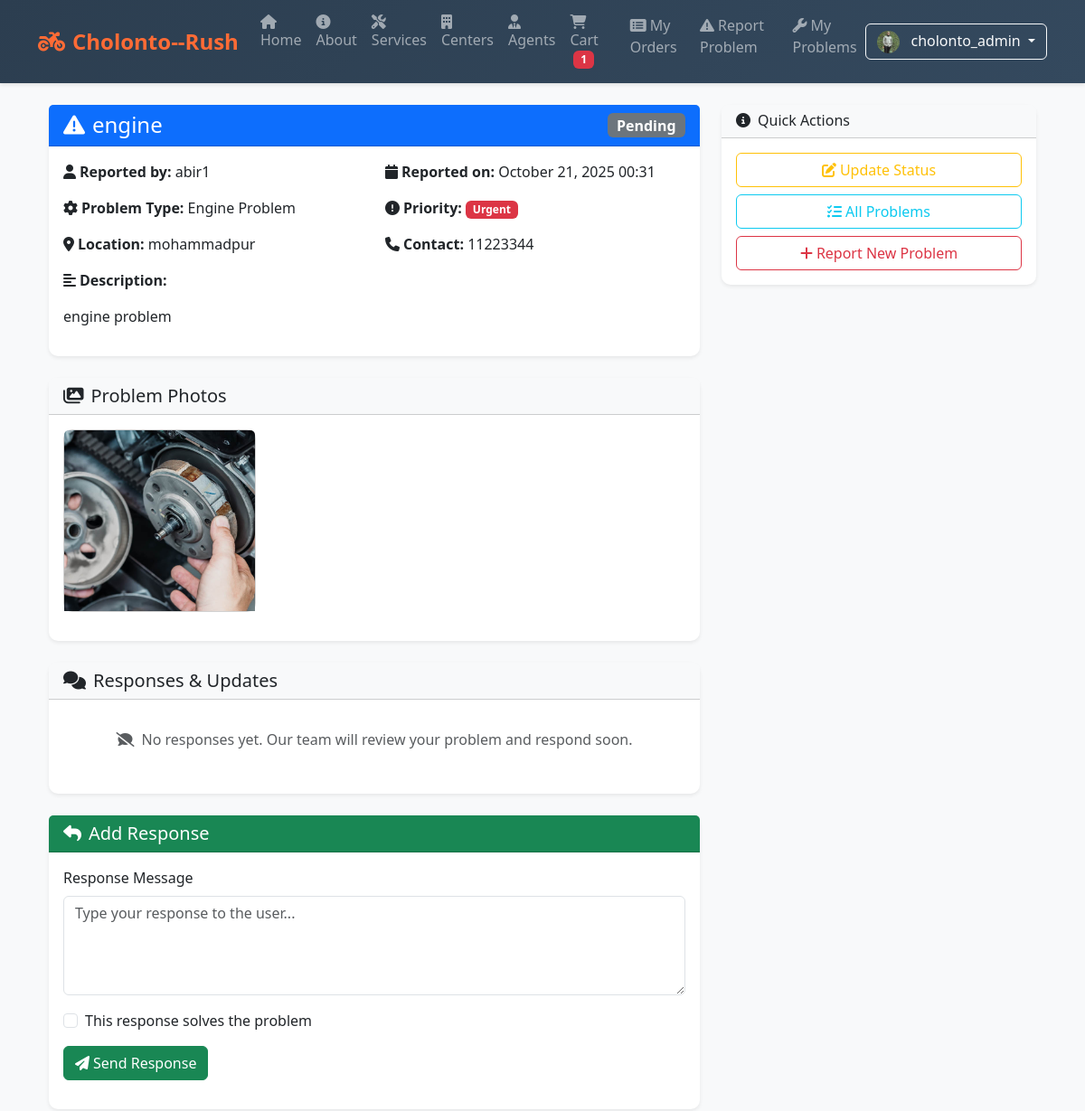
Before: /reports/problem/5/ (signed in, upper part) with the older database file.
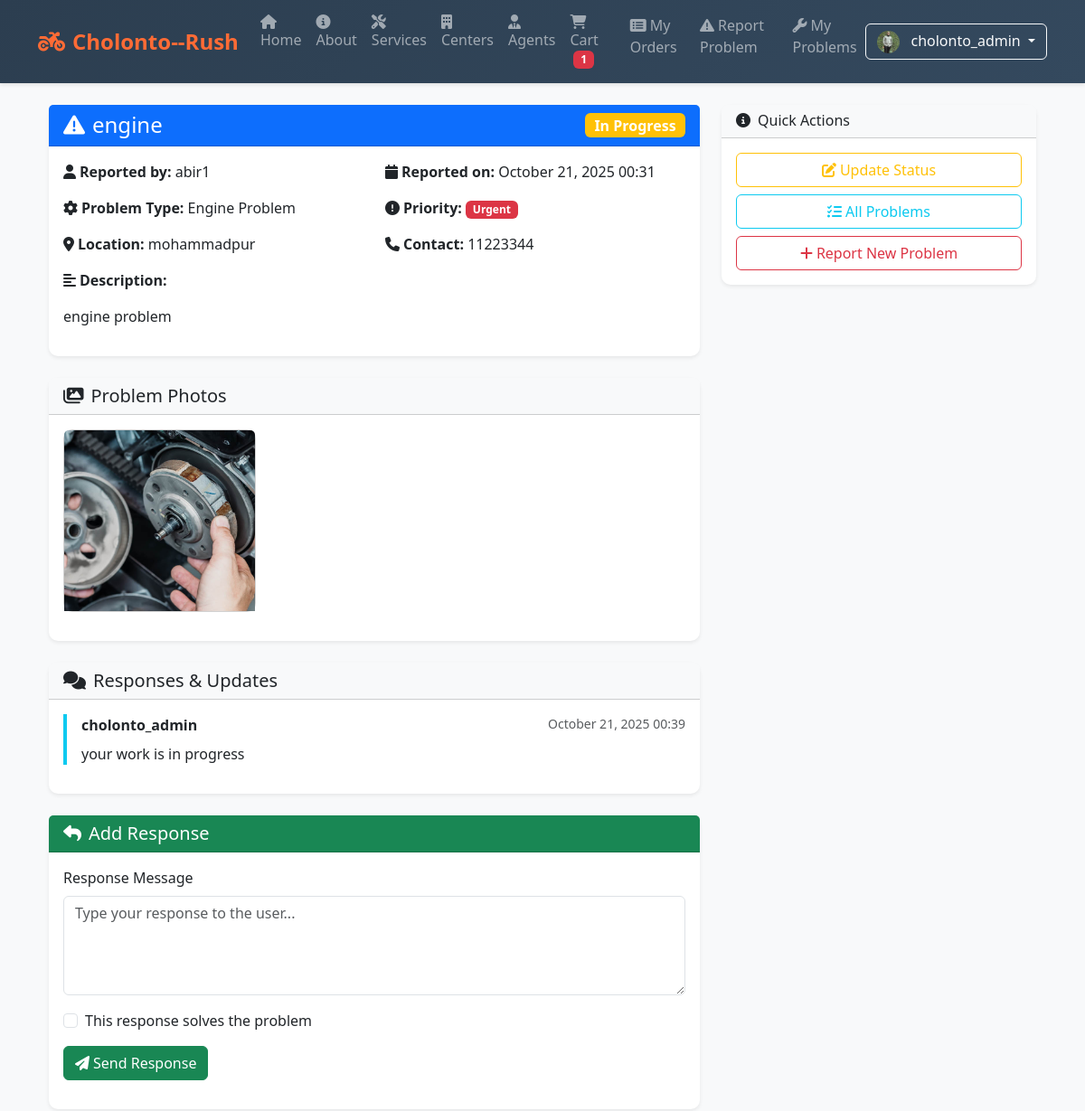
After: the same page with the newer database file.
### reports/models.py (models this page shows, shortened)
class ProblemReport(models.Model):
    STATUS_CHOICES = [
        ('pending', 'Pending'),
        ('assigned', 'Assigned'),
        ('in_progress', 'In Progress'),
        ('resolved', 'Resolved'),
        ('closed', 'Closed'),
    ]
    PRIORITY_CHOICES = [
        ('low', 'Low'),
        ('medium', 'Medium'),
        ('high', 'High'),
        ('urgent', 'Urgent'),
    ]
    PROBLEM_TYPES = [
        ('engine', 'Engine Problem'),
        ('tire', 'Tire Issue'),
        ('battery', 'Battery Problem'),
        ('brake', 'Brake Issue'),
        ('electrical', 'Electrical Problem'),
        ('fuel', 'Fuel System'),
        ('other', 'Other'),
    ]
    user = models.ForeignKey(User, on_delete=models.CASCADE, related_name='problem_reports')
    title = models.CharField(max_length=200, help_text='Brief description of the problem')
    description = models.TextField(help_text='Detailed description of the problem')
    problem_type = models.CharField(max_length=20, choices=PROBLEM_TYPES, default='other')
    priority = models.CharField(max_length=10, choices=PRIORITY_CHOICES, default='medium')
    status = models.CharField(max_length=20, choices=STATUS_CHOICES, default='pending')
    location = models.CharField(max_length=200, help_text='Current location where the problem occurred')
    latitude = models.FloatField(null=True, blank=True, help_text='GPS latitude')
    longitude = models.FloatField(null=True, blank=True, help_text='GPS longitude')
    phone_number = models.CharField(max_length=15, help_text='Contact number for assistance')
    created_at = models.DateTimeField(auto_now_add=True)
    updated_at = models.DateTimeField(auto_now=True)
    assigned_agent = models.ForeignKey(User, on_delete=models.SET_NULL, null=True, blank=True,
                                     related_name='assigned_reports', limit_choices_to={'groups__name': 'Agents'})
    assigned_center = models.ForeignKey('centers.ServiceCenter', on_delete=models.SET_NULL, null=True, blank=True)
    class Meta:
        ordering = ['-created_at']

class ProblemPhoto(models.Model):
    problem_report = models.ForeignKey(ProblemReport, on_delete=models.CASCADE, related_name='photos')
    photo = models.ImageField(upload_to='problem_photos/%Y/%m/%d/', help_text='Upload photos of the problem')
    description = models.CharField(max_length=200, blank=True, help_text='Optional description of this photo')
    uploaded_at = models.DateTimeField(auto_now_add=True)
    class Meta:
        ordering = ['uploaded_at']

class ProblemResponse(models.Model):
    problem_report = models.ForeignKey(ProblemReport, on_delete=models.CASCADE, related_name='responses')
    responder = models.ForeignKey(User, on_delete=models.CASCADE, related_name='problem_responses')
    message = models.TextField(help_text='Response message to the user')
    is_solution = models.BooleanField(default=False, help_text='Is this a solution to the problem?')
    created_at = models.DateTimeField(auto_now_add=True)
    class Meta:
        ordering = ['created_at']

### reports/views.py (the view)
# urls.py: path('problem/<int:problem_id>/', views.problem_detail, name='problem_detail'),
@login_required
def problem_detail(request, problem_id):
    problem = get_object_or_404(ProblemReport, id=problem_id)
    if not (problem.user == request.user or is_agent_or_admin(request.user)):
        messages.error(request, 'You do not have permission to view this problem report.')
        return redirect('home')
    responses = problem.responses.all().order_by('created_at')
    photos = problem.photos.all()
    response_form = None
    if is_agent_or_admin(request.user):
        response_form = ProblemResponseForm()
    return render(request, 'reports/problem_detail.html', {
        'problem': problem,
        'responses': responses,
        'photos': photos,
        'response_form': response_form,
    })

### reports/forms.py
class ProblemResponseForm(forms.ModelForm):
    class Meta:
        model = ProblemResponse
        fields = ['message', 'is_solution']
        widgets = {
            'message': forms.Textarea(attrs={
                'class': 'form-control',
                'rows': 4,
                'placeholder': 'Type your response to the user...'
            }),
            'is_solution': forms.CheckboxInput(attrs={
                'class': 'form-check-input'
            }),
        }
        help_texts = {
            'message': 'Provide helpful information or solution to the user',
            'is_solution': 'Check if this response solves the problem',
        }

### cart/context_processors.py (called while the page is built)
def cart_context(request):
    if request.user.is_authenticated:
        cart, _ = Cart.objects.get_or_create(user=request.user)
        return {'cart': cart}
    return {'cart': None}

### reports/views.py (called while the page is built)
def is_agent_or_admin(user):
    return user.is_staff or user.groups.filter(name='Agents').exists()

### reports/templates/reports/problem_detail.html (shortened to what the changed rows need)
{% extends 'base.html' %}
{% block content %}
<div class="container">
  <div class="row">
    <div class="col-lg-8">
      <div class="card shadow-sm border-0 mb-4">
        <div class="card-header bg-primary text-white">
          <div class="d-flex justify-content-between align-items-center">
            <h4 class="mb-0">
              <i class="fas fa-exclamation-triangle me-2"></i>{{ problem.title }}
            </h4>
            <span class="badge bg-{% if problem.status == 'resolved' %}success{% elif problem.status == 'in_progress' %}warning{% elif problem.status == 'pending' %}secondary{% else %}info{% endif %} fs-6">
              {{ problem.get_status_display }}
            </span>
          </div>
        </div>
        <div class="card-body">
          <div class="row mb-3">
            <div class="col-md-6">
              <strong><i class="fas fa-user me-1"></i>Reported by:</strong>
              <span>{{ problem.user.get_full_name|default:problem.user.username }}</span>
            </div>
            <div class="col-md-6">
              <strong><i class="fas fa-calendar me-1"></i>Reported on:</strong>
              <span>{{ problem.created_at|date:"F d, Y H:i" }}</span>
            </div>
          </div>
          <div class="row mb-3">
            <div class="col-md-6">
              <strong><i class="fas fa-cog me-1"></i>Problem Type:</strong>
              <span>{{ problem.get_problem_type_display }}</span>
            </div>
            <div class="col-md-6">
              <strong><i class="fas fa-exclamation-circle me-1"></i>Priority:</strong>
              <span class="badge bg-{% if problem.priority == 'urgent' %}danger{% elif problem.priority == 'high' %}warning{% elif problem.priority == 'medium' %}info{% else %}secondary{% endif %}">
                {{ problem.get_priority_display }}
              </span>
            </div>
          </div>
          <div class="row mb-3">
            <div class="col-md-6">
              <strong><i class="fas fa-map-marker-alt me-1"></i>Location:</strong>
              <span>{{ problem.location }}</span>
            </div>
            <div class="col-md-6">
              <strong><i class="fas fa-phone me-1"></i>Contact:</strong>
              <span>{{ problem.phone_number }}</span>
            </div>
          </div>
          <div class="mb-3">
            <p class="mt-2">{{ problem.description|linebreaks }}</p>
          </div>
        </div>
      </div>
      {% if photos %}
      <div class="card shadow-sm border-0 mb-4">
        <div class="card-body">
          <div class="row">
            {% for photo in photos %}
            <div class="col-md-4 mb-3">
              <div class="card">
                <img src="{{ photo.photo.url }}" class="card-img-top" alt="Problem photo" style="height: 200px; object-fit: cover; cursor: pointer;" onclick="openModal('{{ photo.photo.url }}')">
              </div>
            </div>
            {% endfor %}
          </div>
        </div>
      </div>
      {% endif %}
      <div class="card shadow-sm border-0 mb-4">
        <div class="card-body">
          {% if responses %}
            {% for response in responses %}
            <div class="border-start border-4 border-info ps-3 mb-3">
              <div class="d-flex justify-content-between align-items-start mb-2">
                <strong>{{ response.responder.get_full_name|default:response.responder.username }}</strong>
                <small class="text-muted">{{ response.created_at|date:"F d, Y H:i" }}</small>
              </div>
              <p class="mb-2">{{ response.message|linebreaks }}</p>
            </div>
            {% endfor %}
          {% else %}
            <p class="text-muted text-center py-3">
              <i class="fas fa-comment-slash me-2"></i>No responses yet. Our team will review your problem and respond soon.
            </p>
          {% endif %}
        </div>
      </div>
    </div>
  </div>
</div>
{% endblock %}

Changed rows visible on the page:
changed ProblemReport "engine": status "Pending" → "In Progress"
added ProblemResponse: responder.get_full_name "cholonto_admin", created_at "October 21, 2025 00:39", message "your work is in progress"
Other visible differences:
text no longer shown: "No responses yet. Our team will review your problem and respond soon."
